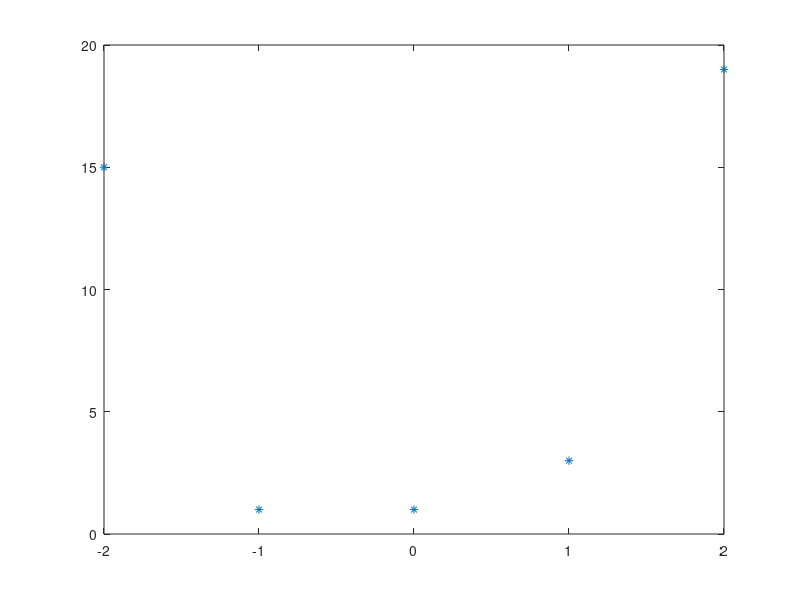

Write the MATLAB code that produced this figure. (Note: this script raises an error after producing the figure.)
clc
clear all

x=[-2 -1 0 1 2];
y=[15 1 1 3 19];
n=length(x);

plot(x,y,'*');
hold on

A=[n sum(x,2) ; sum(x,2) sum(x.*x,2)];
B=[sum(y,2) ; sum(x.*y,2)];

X=inv(A)*B;

syms z
f=@(z) X(1)+X(2)*z;
fplot(f);